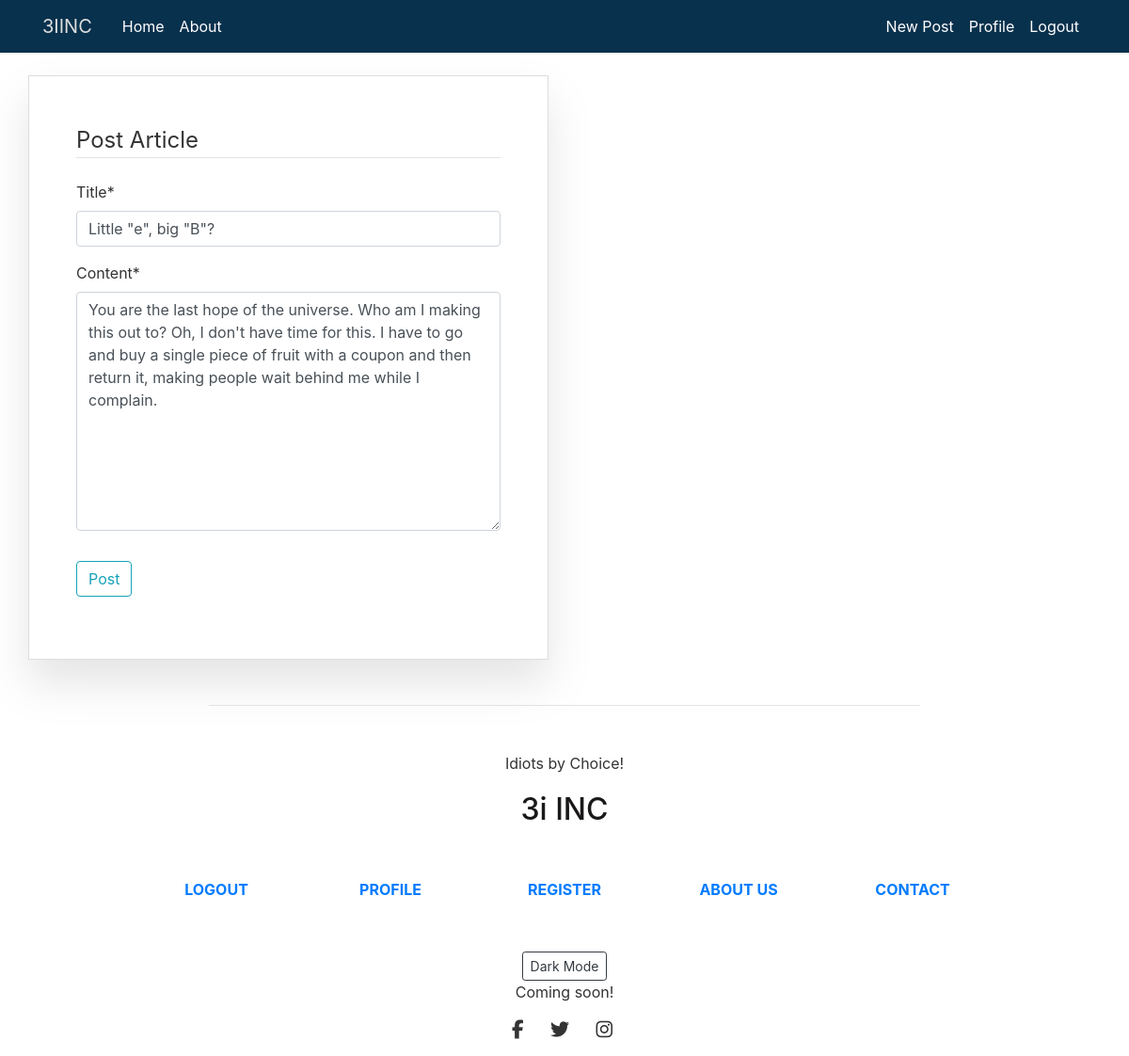
The app's page /post/11/update/ (signed in) with its own data.
### blog/models.py (models this page shows, shortened)
class Post(models.Model):
    title = models.CharField(max_length=100)
    subtitle = models.CharField(max_length=140, default='SOME STRING')
    content = models.TextField()
    date_posted = models.DateTimeField(default=timezone.now)
    author = models.ForeignKey(User, on_delete=models.CASCADE)

### blog/views.py (the view, shortened to what this page needs)
# urls.py: path('post/<int:pk>/update/', PostUpdateView.as_view(), name="post-update"),
class PostUpdateView(LoginRequiredMixin, UserPassesTestMixin, UpdateView):
    model = Post
    fields = ['title', 'content']
    def test_func(self):
        post = self.get_object()
        if self.request.user == post.author:
            return True
        return False

### blog/templates/blog/post_form.html (shortened to what this page needs)
{% extends "blog/base.html" %}
{% load crispy_forms_tags %}
{% block content %}
    <div class="content-section-form">
        <form method="POST">
            <fieldset class="form-group">
                <legend class="border-bottom mb-4">
                    Post Article
                </legend>
                {{ form|crispy }}
            </fieldset>
            <div class="form-group">
                <button class="btn btn-outline-info" type="submit">
                    Post
                </button>
            </div>
        </form>
    </div>
{% endblock content %}

### blog/static/blog/main.css (style rules this page uses)
body { color: #333333; margin-top: 5rem; font-family: -apple-system, BlinkMacSystemFont, 'Segoe UI', Roboto, Oxygen, Ubuntu, Cantarell, 'Open Sans', 'Helvetica Neue', sans-serif; }
.content-section-form { padding: 50px; border: 1px solid #dddddd; box-shadow: 0px 25px 42px rgba(125, 123, 128, 0.2); align-items: center; justify-content: center; }

### records on screen
Post: title "Little \"e\", big \"B\"?", content "You are the last hope of the universe. Who am I making this out to? Oh, I don't have time for this. I have to go and buy a single piece of fruit with a coupon and then return it, making people wait behind me while I complain."
